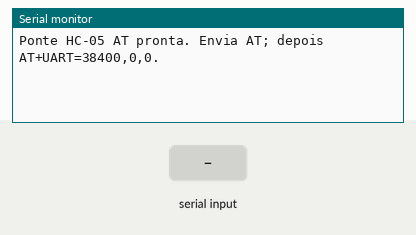
The sketch below on a simulated Arduino Uno, built with avr-gcc and run on an emulated ATmega328P. Shown: the last lines printed to the serial monitor. The inputs (shaded band) are chosen by the test bench.

Above: at 1.2 s.
1.3 s: "1" received over the second serial link
At 2.5 s:
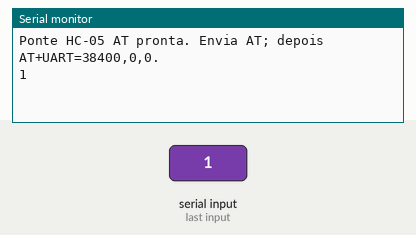
2.8 s: "0" received over the second serial link
At 3.7 s:
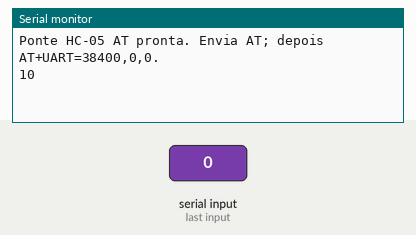

The sketch:

hc05_at_config.ino
```cpp
/*
  Ponte USB <-> HC-05 para configurar a UART do HC-05.
  Coloca o HC-05 em modo AT (normalmente manter KEY/EN premido ao alimentar).
  Liga TXD do HC-05 a D10; RXD do HC-05 a D11 através de divisor de tensão.
  Abre o Monitor Série a 9600 baud e seleciona "Ambos NL e CR".
  Envia AT e depois AT+UART=38400,0,0. Confirma OK em cada resposta.
  Alguns clones usam comandos/modos diferentes; consulta a documentação do módulo.
*/
#include <SoftwareSerial.h>
SoftwareSerial hc05(10, 11); // RX, TX
void setup() {
  Serial.begin(9600);
  hc05.begin(38400); // velocidade AT típica
  Serial.println(F("Ponte HC-05 AT pronta. Envia AT; depois AT+UART=38400,0,0."));
}
void loop() {
  while (hc05.available()) Serial.write(hc05.read());
  while (Serial.available()) hc05.write(Serial.read());
}
```

Measured:
- after the input at 1.3 s, the serial monitor: prints a new line at once (image 1)
- after the input at 2.8 s, the serial monitor: prints a new line at once (image 2)
